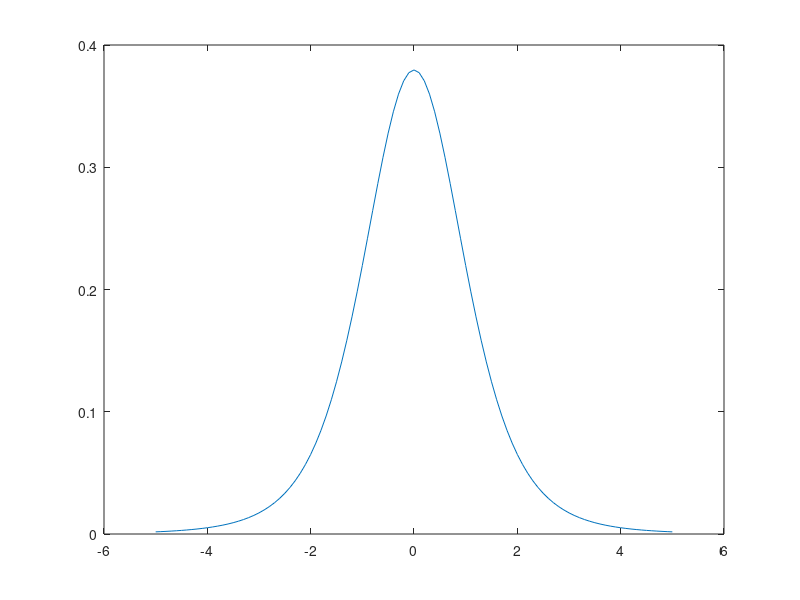

Reproduce this figure in MATLAB. (Note: this script raises an error after producing the figure.)
%% Normal distribution
STD = 1;
MEAN = 0;
x = -5:0.1:5;
f = ( 1/(STD*sqrt(2*pi)) ) * exp(-0.5*((x-MEAN)/STD).^2 );

plot (x,f);
title('Normal distribution');

%% SY - Normal
x = -5:0.1:5;
mu = 0; % 평균
sigma = 1; % 표준편차

y = normpdf(x, mu, sigma); % pdf for normal dist

plot(x, y);
xlabel('x'); 
ylabel('y');
title('Normal distribution');
%% Normal with hist
%Generate a sample of size 100 from a normal distribution 
%with mean 0 and variance 1.
r = normrnd(0,1,100,1);
hist(r);
%title('Normal distribution');
%histfit uses fitdist to fit a distribution to data. 
%Use fitdist to obtain parameters used in fitting.
%pd = fitdist(r,'Normal');

%% T distribution

%STD = 1;
%MEAN = 0;
nu= 5; % df
%f = ( 1/(STD*sqrt(2*pi)) ) * exp(-0.5*((x-MEAN)/STD).^2 );
%t = (1/sqrt(pi*v))*(factorial((v+1)/2-1)/factorial(v/2-1))*(1+t^2/v)^(-(v+1)/2);

t = tpdf(x,nu);

plot (x,t);
%xlabel('x'); 
%ylabel('t');
%title('T distribution');
histogram(t,15);

%y = tpdf(x,nu) returns the probability density function (pdf)
%of the Student's t distribution at each of the values in x using
%the corresponding degrees of freedom in nu. x and nu can be vectors,
%matrices, or multidimensional arrays that have the same size.
%A scalar input is expanded to a constant array with the same dimensions
%as the other inputs.

%% Hist - T distribution

r = trnd(10*ones(1,100));
hist(r);


%% T dist - upgrade
x = [-5:.1:5];
y1 = tpdf(x,5);   % For nu = 5
%y2 = tpdf(x,25);  % For nu = 25
%y3 = tpdf(x,50);  % For nu = 50

figure;
plot(x,y1,'Color','black','LineStyle','-')
%hold on
%plot(x,y2,'Color','red','LineStyle','-.')
%plot(x,y3,'Color','blue','LineStyle','--')
%legend({'nu = 5','nu = 25','nu = 50'})
%hold off
title('T distribution (nu = 5)');

%% Chi-squared
chi = chi2pdf(x,10); % I assigned v as 4. it could be any degree of freedom.
plot (x,chi);
xlabel('x'); 
ylabel('Chi');
title('Chi-Square distribution df = 10');


%% Chi-square hist
V = 10;                                             % Create Data
R = chi2rnd(V, 1, 100);                             % Create Data
X = histcounts(R,20);                               % Create Data
RNCF = @(v) norm(X - chi2pdf((1:length(X)),v));     % Residual Norm Cost Function
Ve = fminsearch(RNCF, rand);                        % Extimate Parameter
figure(1)
bar((1:length(X)), X/sum(X))

%% Chi-square curve
V = 10;                                             % Create Data
R = chi2rnd(V, 1, 100);                             % Create Data
X = histcounts(R,20);                               % Create Data
RNCF = @(v) norm(X - chi2pdf((1:length(X)),v));     % Residual Norm Cost Function
Ve = fminsearch(RNCF, rand);                        % Extimate Parameter
figure(1)
plot((1:length(X)), chi2pdf((1:length(X)),Ve), '-r')
title('Chi-Square Distribution');

%% Random Matrix and Eigen value

% 5*5
pd = makedist('Normal');
r = random(pd,[5,5]);
A = 1/25*r*r'; %1/n*E*E'
e = eig(A);
histogram(e,5);
title('5 X 5 random matrix');

% 10*10
pd = makedist('Normal');
r = random(pd,[10,10]);
A = 1/(10*10)*r*r'; %1/n*E*E'
e = eig(A);
histogram(e,5);
title('10 X 10 random matrix');

% 50*50
pd = makedist('Normal');
r = random(pd,[50,50]);
A = 1/(50*50)*r*r'; %1/n*E*E'
e = eig(A);
histogram(e,6);
title('50 X 50 random matrix');

% 250*250
pd = makedist('Normal');
r = random(pd,[250,250]);
A = 1/(250*250)*r*r'; %1/n*E*E'
e = eig(A);
histogram(e,10);
title('250 X 250 random matrix');

